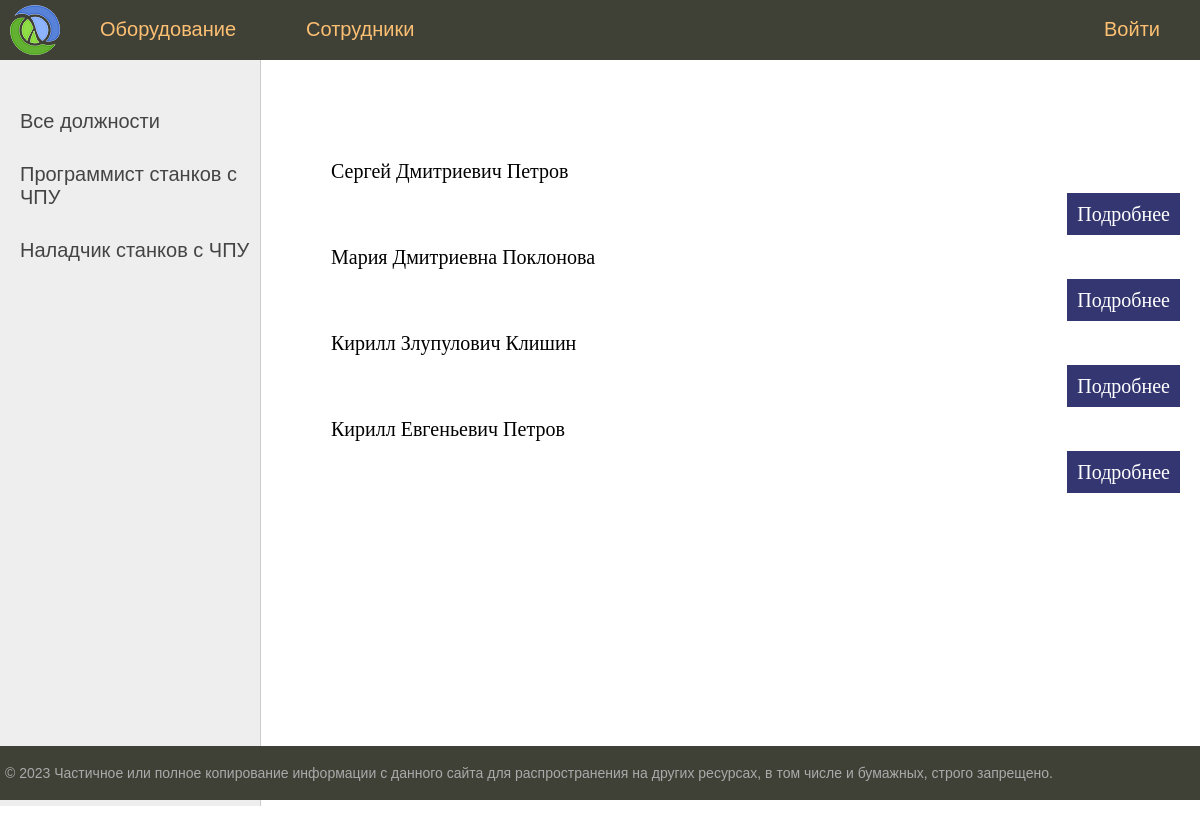
The page /employees/programmist-stankov-s-chpu/ on the database its author committed.
### equipment_catalog/models.py (models this page shows, shortened)
class Position(models.Model):
    class Meta:
        verbose_name = ' Должность'
        verbose_name_plural = 'Должности'
    slug = models.SlugField(max_length=255, unique=True, db_index=True, verbose_name='URL')
    name = models.CharField(max_length=100, verbose_name='Название должности')
    def __str__(self):
        return self.name
    def get_absolute_url(self):
        return reverse('positions', kwargs={'position_slug': self.slug})
    @classmethod
    def cat(self):
        return 'pos'

class Employee(models.Model):
    class Meta:
        verbose_name = 'Сотрудник'
        verbose_name_plural = 'Сотрудники'
    name = models.CharField(max_length=50, verbose_name='Имя')
    surname = models.CharField(max_length=50, verbose_name='Фамилия')
    patronymic = models.CharField(max_length=50, verbose_name='Отчество', null=True)
    slug = models.SlugField(max_length=255, unique=True, db_index=True, verbose_name='URL')
    position_id = models.ForeignKey('Position', on_delete=models.PROTECT, verbose_name='Должность')
    phone_number = PhoneNumberField(region='RU', verbose_name='Номер телефона', unique=True, null=False, blank=False)
    def __str__(self):
        if self.patronymic is not None:
            p = self.patronymic
        else:
            p = ''
        return f'{self.name} {p} {self.surname}'
    def get_absolute_url(self):
        return reverse('employee_detail', kwargs={'employee_slug': self.slug, 'position_slug': self.position_id.slug})

### equipment_catalog/views.py (the view)
# urls.py: path('employees/<slug:position_slug>/', EmployeesPositionView.as_view(), name='positions'),
class EmployeesPositionView(ListView):
    model = Employee
    template_name = 'equipment_catalog/employees.html'
    context_object_name = 'employees_list'
    slug_url_kwarg = 'position_slug'
    def get_queryset(self):
        return Employee.objects.filter(position_id__slug=self.kwargs['position_slug'])
    def get_context_data(self, *, object_list=None, **kwargs):
        context = super().get_context_data(**kwargs)
        context['menu'] = menu
        context['cats'] = positions
        context['title'] = list(Position.objects.filter(slug=self.kwargs['position_slug']))[0]
        context['left_bar'] = Position.cat()
        return context

### equipment_catalog/templates/equipment_catalog/employees.html (shortened to what this page needs)
{% extends 'equipment_catalog/base.html' %}
{% block content %}
    {% for i in employees_list %}
        <p>{{i}}</p>
        <p class="link-read-post"><a href="{{ i.get_absolute_url }}">Подробнее</a></p>
    {% endfor %}
{% endblock %}

### equipment_catalog/templates/equipment_catalog/base.html (shortened to what this page needs)
{% load static %}
<!DOCTYPE html>
<html>
<head>
	<link type="text/css" href="{% static 'equipment_catalog/css/styles.css' %}" rel="stylesheet" />
</head>
<body>
<table class="table-page" border=0 cellpadding="0" cellspacing="0">
<tr><td valign=top>
{% block mainmenu %}
		<div class="header">
			<ul id="mainmenu" class="mainmenu">
			<li class="logo"><a href="{% url 'home' %}"><div class="logo"></div></a></li>
				{% for m in menu %}
				<li><a href="{% url m.url_name %}">{{m.title}}</a></li>
				{% endfor %}
				{% if request.user.is_authenticated %}
				<li class="last"><a href="{% url 'logout' %}">Выйти</a></li>
				{% else %}
				<li class="last"><a href="{% url 'login' %}">Войти</a></li>
				{% endif %}
			</ul>
		</div>
{% endblock mainmenu %}
<table class="table-content" border=0 cellpadding="0" cellspacing="0">
<tr>
	<td valign="top" class="left-chapters">
	<ul id="leftchapters">
		{% if left_bar == 'cat' %}
			<li class="selected"><a href="{% url 'home' %}">Все категории</a></li>
		{% elif left_bar == 'pos' %}
			<li class="selected"><a href="{% url 'employees' %}">Все должности</a></li>
		{% endif %}
		{% for c in cats %}
				<li class="selected"><a href="{{ c.get_absolute_url }}">{{c.name}}</a></li>
		{% endfor %}
	</ul>
</td>
<td valign="top" class="content">
	<div class="content-text">
{% block content %}
{% endblock %}
</td></tr></table>
</td></tr>
<tr><td valign=top>
	<div id="footer">
		<p>&copy; 2023 Частичное или полное копирование информации с данного сайта для распространения на других ресурсах, в том числе и бумажных, строго запрещено.</p>
	</div>
</td></tr></table>
</body>
</html>

### equipment_catalog/static/equipment_catalog/css/styles.css (style rules this page uses)
html, body { font-family: 'Arial'; margin: 0; padding: 0; height: 100%; width: 100%; color: #444; }
a { color: #0059b2; text-decoration: none; }
p.link-read-post { text-align: right; }
p.link-read-post a { padding: 10px; min-width: 100px; background: #333671; color: #fff; text-decoration: none; }
.table-page { width: 100%; height: 100%; vertical-align: top; }
.table-page tr { height: 100%; }
.header { background: #3F4137; height: 60px; }
.logo { background: url('../images/logo.png') no-repeat 10px 5px; width: 70px; height: 60px; }
ul.mainmenu { list-style: none; margin: 0; padding: 0; height: 60px; color: #fdc073; font-size: 20px; overflow: hidden; }
ul.mainmenu li { float: left; margin: 18px 40px 0 30px; }
ul.mainmenu li.logo { margin: 0; }
ul.mainmenu li.last { float: right; }
ul.mainmenu li a { color: #fdc073; text-decoration: none; }
.table-content { width: 100%; min-height: 100%; height: 100%; }
.left-chapters { margin: 0; background: #eee; border-right: 1px solid #ccc; min-height: 100%; }
.left-chapters ul { width: 230px; min-height: 100%; margin: 0; padding: 20px 10px 10px 20px; list-style: none; font-size: 20px; }
.left-chapters ul li { margin: 30px 0 0 0; color: #999; }
.left-chapters ul li.selected { color: #0059b2; }
.left-chapters ul li a { color: #444; text-decoration: none; }
.content { padding: 40px 20px 20px 40px; width: 100%; box-sizing: border-box; }
.content-text { margin: 60px 0 0 30px; color: #000; font-size: 20px; font-family: Yandex Sans Display Light; }
#footer { box-sizing: border-box; background: #3F4137; padding: 5px; color: #aaa; font-size: 14px; font-family: Verdana, Geneva, Arial, Helvetica; text-align: left; overflow: hidden; }

### rows shown on the page
Position: name "Программист станков с ЧПУ"
Position: name "Наладчик станков с ЧПУ"
Employee: patronymic+name+surname "Сергей Дмитриевич Петров"
Employee: patronymic+name+surname "Мария Дмитриевна Поклонова"
Employee: patronymic+name+surname "Кирилл Злупулович Клишин"
Employee: patronymic+name+surname "Кирилл Евгеньевич Петров"

### other values the page prints
{{ m.title }} "Оборудование" "Сотрудники"
